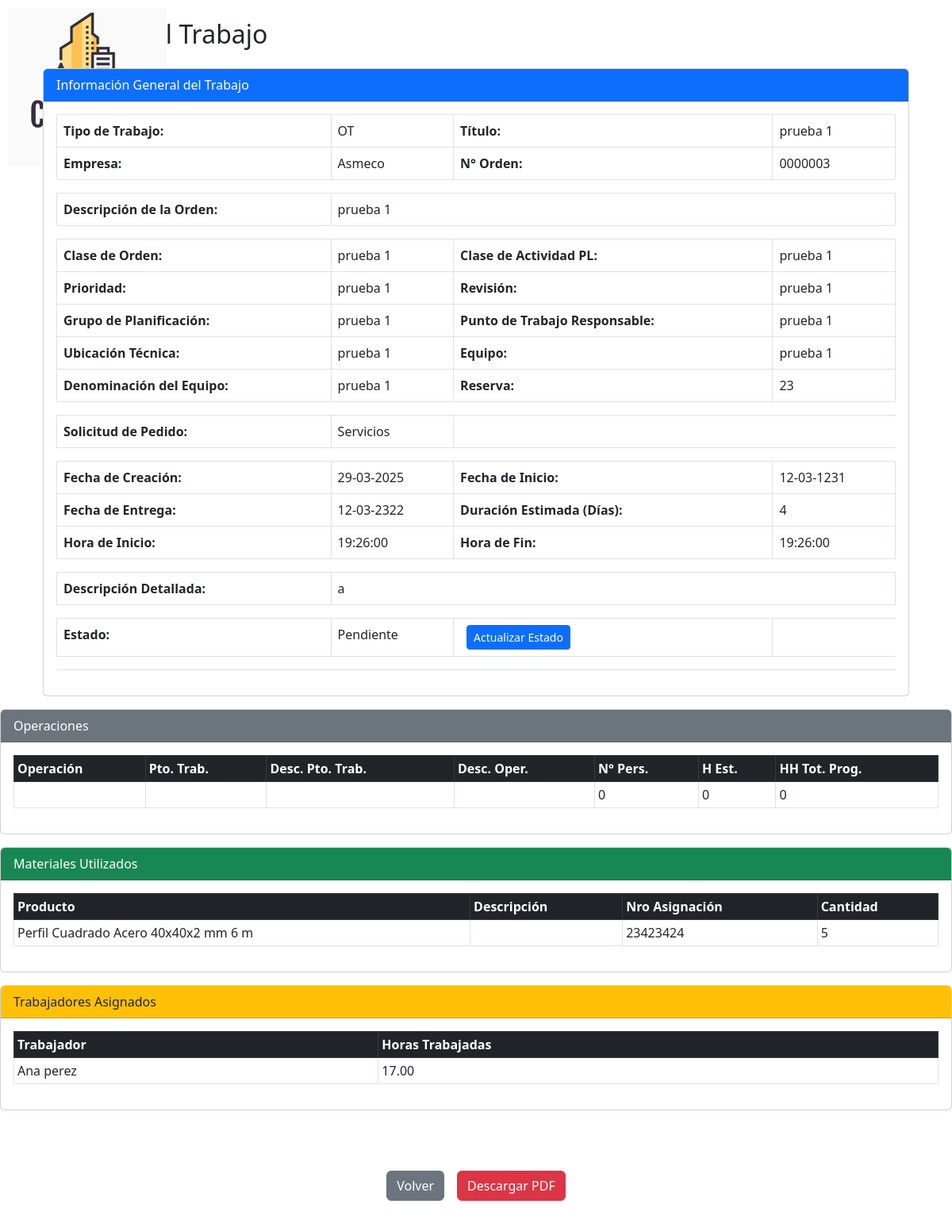
Page /ver_trabajo.php?id=76 (signed in) on the committed database.
### tables this page shows
CREATE TABLE `trabajo` (
  `idtrabajo` int(11) NOT NULL,
  `tipo` enum('OT','OM') NOT NULL COMMENT 'OT: Orden de Trabajo, OM: Orden de Mantenimiento',
  `titulo` varchar(255) NOT NULL DEFAULT 'Orden de Trabajo',
  `nro_orden` varchar(100) NOT NULL COMMENT 'Número de la orden de trabajo',
  `fecha_creacion` date NOT NULL DEFAULT current_timestamp(),
  `cliente_id` int(11) NOT NULL COMMENT 'ID del cliente asignado',
  `fecha_entrega` date DEFAULT NULL COMMENT 'Fecha de entrega del trabajo',
  `estado` enum('Pendiente','En Proceso','Completado','Cancelado') DEFAULT 'Pendiente',
  `archivo_orden_compra` varchar(255) DEFAULT NULL COMMENT 'Archivo de orden de compra asociado',
  `archivo_adicional` varchar(255) DEFAULT NULL COMMENT 'Otros archivos adjuntos',
  `numero_cotizacion` varchar(100) NOT NULL COMMENT 'Número de la cotización asociada',
  `fecha_cotizacion` date NOT NULL COMMENT 'Fecha en que se generó la cotización',
  `duracion_dias` int(11) NOT NULL COMMENT 'Duración estimada en días',
  `fecha_inicio` date NOT NULL COMMENT 'Fecha de inicio del trabajo',
  `total_estimado` decimal(15,2) NOT NULL DEFAULT 0.00 COMMENT 'Costo total estimado',
  `descripcion_orden` text DEFAULT NULL COMMENT 'Descripción detallada de la orden',
  `descripcion_detallada` text NOT NULL,
  `nro_aviso` varchar(50) DEFAULT NULL COMMENT 'Número de aviso asociado',
  `ubicacion_tecnica` varchar(255) DEFAULT NULL COMMENT 'Ubicación técnica del equipo',
  `equipo` varchar(255) NOT NULL,
  `equipo_id` int(11) DEFAULT NULL COMMENT 'ID del equipo relacionado',
  `den_equipo` varchar(255) DEFAULT NULL COMMENT 'Denominación del equipo',
  `clase_orden` varchar(100) DEFAULT NULL COMMENT 'Ej: ZM05-MC-Orden Planes Mantto',
  `clase_actividad_pl` varchar(50) DEFAULT NULL COMMENT 'Ej: 128',
  `prioridad` varchar(50) DEFAULT NULL,
  `revision` varchar(50) NOT NULL,
  `reserva` varchar(50) DEFAULT NULL,
  `grp_planificacion` varchar(100) DEFAULT NULL COMMENT 'Grupo de planificación',
  `pto_trab_responsable` varchar(100) DEFAULT NULL COMMENT 'Punto de trabajo responsable',
  `fecha_ini_prog` date DEFAULT NULL COMMENT 'Fecha inicio programado',
  `hora_inicio` time DEFAULT NULL COMMENT 'Hora de inicio programada',
  `fecha_fin_prog` date DEFAULT NULL COMMENT 'Fecha fin programado',
  `hora_fin` time DEFAULT NULL COMMENT 'Hora de finalización programada',
  `sol_ped` enum('Servicios','Materiales') DEFAULT NULL COMMENT 'Solicitud de pedido',
  `fecha_real_ejecucion` date DEFAULT NULL COMMENT 'Fecha real de ejecución',
  `comentarios` text DEFAULT NULL COMMENT 'Comentarios sobre la orden'
);

CREATE TABLE `cliente` (
  `idcliente` int(11) NOT NULL,
  `nombre` varchar(255) NOT NULL,
  `rut` varchar(20) DEFAULT NULL,
  `contacto` varchar(20) DEFAULT NULL,
  `correo` varchar(100) DEFAULT NULL,
  `direccion` text DEFAULT NULL,
  `empresa` varchar(255) DEFAULT NULL
);

CREATE TABLE `operaciones` (
  `idoperacion` int(11) NOT NULL,
  `trabajo_id` int(11) NOT NULL,
  `operacion` varchar(50) NOT NULL,
  `pto_trab` varchar(100) NOT NULL,
  `desc_pto_trab` varchar(255) NOT NULL,
  `desc_oper` varchar(255) NOT NULL,
  `n_pers` int(11) NOT NULL,
  `h_est` int(11) NOT NULL,
  `hh_tot_prog` int(11) NOT NULL
);

CREATE TABLE `trabajo_producto` (
  `idtrabajo_producto` int(11) NOT NULL,
  `trabajo_id` int(11) NOT NULL,
  `producto_id` int(11) NOT NULL,
  `cantidad` int(11) NOT NULL COMMENT 'Cantidad de productos asignados al trabajo',
  `descripcion` varchar(255) DEFAULT NULL,
  `numero_parte` varchar(100) DEFAULT NULL
);

CREATE TABLE `producto` (
  `idproducto` int(11) NOT NULL,
  `nombre` varchar(255) NOT NULL,
  `precio` decimal(10,2) DEFAULT NULL,
  `estado` varchar(255) DEFAULT 'Disponible',
  `descripcion` text DEFAULT NULL,
  `cantidad` int(11) NOT NULL DEFAULT 0,
  `nro_asignacion` varchar(100) DEFAULT NULL COMMENT 'Número de asignación del producto',
  `trabajo_id` int(11) DEFAULT NULL COMMENT 'Trabajo al que está asignado',
  `categoria_id` int(11) NOT NULL,
  `en_uso` int(11) DEFAULT 0,
  `disponibles` int(11) GENERATED ALWAYS AS (`cantidad` - if(`en_uso`,1,0)) STORED COMMENT 'Cantidad disponible automáticamente calculada',
  `img` varchar(255) DEFAULT NULL COMMENT 'Ruta de la imagen del producto',
  `numero_parte` varchar(100) DEFAULT NULL COMMENT 'Número de parte del producto',
  `eliminado` tinyint(1) NOT NULL DEFAULT 0
);

CREATE TABLE `trabajo_trabajadores` (
  `id` int(11) NOT NULL,
  `id_trabajo` int(11) NOT NULL,
  `id_trabajador` int(11) NOT NULL,
  `horas_trabajadas` decimal(5,2) NOT NULL
);

CREATE TABLE `empleado` (
  `idempleado` int(11) NOT NULL,
  `nombre` varchar(255) NOT NULL,
  `rut` varchar(20) DEFAULT NULL,
  `cargo` varchar(100) NOT NULL,
  `telefono` varchar(20) DEFAULT NULL,
  `correo` varchar(100) DEFAULT NULL,
  `fecha_ingreso` date DEFAULT NULL COMMENT 'Fecha en la que el empleado ingresó a la empresa',
  `estado` enum('Activo','Inactivo','Suspendido') DEFAULT 'Activo',
  `fecha_creacion` timestamp NOT NULL DEFAULT current_timestamp() COMMENT 'Fecha en la que se registró el empleado en el sistema'
);

### ver_trabajo.php (the view, shortened to what this page needs)
<?php
include 'db.php';
$trabajo_id = intval($_GET['id']);
$sql_trabajo = "SELECT t.*, c.empresa
                FROM trabajo t
                LEFT JOIN cliente c ON t.cliente_id = c.idcliente
                WHERE t.idtrabajo = ?";
$stmt_trabajo = $conn->prepare($sql_trabajo);
$stmt_trabajo->bind_param("i", $trabajo_id);
$stmt_trabajo->execute();
$result = $stmt_trabajo->get_result();
$trabajo = $result->fetch_assoc();
$sql_operaciones = "SELECT * FROM operaciones WHERE trabajo_id = ?";
$stmt_operaciones = $conn->prepare($sql_operaciones);
$stmt_operaciones->bind_param("i", $trabajo_id);
$stmt_operaciones->execute();
$operaciones = $stmt_operaciones->get_result();
$sql_materiales = "
    SELECT tp.cantidad,
           p.nombre,
           p.descripcion,
           p.nro_asignacion
    FROM trabajo_producto tp
    JOIN producto p ON tp.producto_id = p.idproducto
    WHERE tp.trabajo_id = ?";
$stmt_materiales = $conn->prepare($sql_materiales);
$stmt_materiales->bind_param("i", $trabajo_id);
$stmt_materiales->execute();
$materiales = $stmt_materiales->get_result();
$sql_trabajadores = "SELECT tt.*, e.nombre AS trabajador
                     FROM trabajo_trabajadores tt
                     LEFT JOIN empleado e ON tt.id_trabajador = e.idempleado
                     WHERE tt.id_trabajo = ?";
$stmt_trabajadores = $conn->prepare($sql_trabajadores);
$stmt_trabajadores->bind_param("i", $trabajo_id);
$stmt_trabajadores->execute();
$trabajadores = $stmt_trabajadores->get_result();
?>
<!DOCTYPE html>
<html lang="es">
<head>
    <link rel="stylesheet" href="https://cdn.jsdelivr.net/npm/bootstrap@5.3.0/dist/css/bootstrap.min.css">
</head>
<body>
<div class="logo-container">
</div>
<div class="container mt-4">
    <h2 class="mb-4">Detalles del Trabajo</h2>
    <div class="container mt-4">
        <div class="card">
            <div class="card-header bg-primary text-white">
                Información General del Trabajo
            </div>
            <div class="card-body">
                <table class="table table-bordered">
                    <tbody>
                        <tr>
                            <td><strong>Tipo de Trabajo:</strong></td>
                            <td><?php echo htmlspecialchars($trabajo['tipo']); ?></td>
                            <td><strong>Título:</strong></td>
                            <td><?php echo htmlspecialchars($trabajo['titulo']); ?></td>
                        </tr>
                        <tr>
                            <td><strong>Empresa:</strong></td>
                            <td><?php echo htmlspecialchars($trabajo['empresa'] ?? 'Sin Empresa'); ?></td>
                            <td><strong>N° Orden:</strong></td>
                            <td><?php echo htmlspecialchars($trabajo['nro_orden']); ?></td>
                        </tr>
<tr>
    <td colspan="4" style="height: 10px; border: none;"></td>
</tr>
                        <tr>
                            <td><strong>Descripción de la Orden:</strong></td>
                            <td colspan="3"><?php echo htmlspecialchars($trabajo['descripcion_orden']); ?></td>
                        </tr>
<tr>
    <td colspan="4" style="height: 10px; border: none;"></td>
</tr>
                        <tr>
                            <td><strong>Clase de Orden:</strong></td>
                            <td><?php echo htmlspecialchars($trabajo['clase_orden']); ?></td>
                            <td><strong>Clase de Actividad PL:</strong></td>
                            <td><?php echo htmlspecialchars($trabajo['clase_actividad_pl']); ?></td>
                        </tr>
                        <tr>
                            <td><strong>Prioridad:</strong></td>
                            <td><?php echo htmlspecialchars($trabajo['prioridad']); ?></td>
                            <td><strong>Revisión:</strong></td>
                            <td><?php echo htmlspecialchars($trabajo['revision']); ?></td>
                        </tr>
                        <tr>
                            <td><strong>Grupo de Planificación:</strong></td>
                            <td><?php echo htmlspecialchars($trabajo['grp_planificacion']); ?></td>
                            <td><strong>Punto de Trabajo Responsable:</strong></td>
                            <td><?php echo htmlspecialchars($trabajo['pto_trab_responsable']); ?></td>
                        </tr>
                        <tr>
                            <td><strong>Ubicación Técnica:</strong></td>
                            <td><?php echo htmlspecialchars($trabajo['ubicacion_tecnica']); ?></td>
                            <td><strong>Equipo:</strong></td>
                            <td><?php echo htmlspecialchars($trabajo['equipo']); ?></td>
                        </tr>
                        <tr>
                            <td><strong>Denominación del Equipo:</strong></td>
                            <td><?php echo htmlspecialchars($trabajo['den_equipo']); ?></td>
                            <td><strong>Reserva:</strong></td>
                            <td><?php echo htmlspecialchars($trabajo['reserva']); ?></td>
                        </tr>
<tr>
    <td colspan="4" style="height: 10px; border: none;"></td>
</tr>
                        <tr>
                            <td><strong>Solicitud de Pedido:</strong></td>
                            <td><?php echo htmlspecialchars($trabajo['sol_ped']); ?></td>
                        </tr>
<tr>
    <td colspan="4" style="height: 10px; border: none;"></td>
</tr>
                        <tr>
                            <td><strong>Fecha de Creación:</strong></td>
                            <td><?php echo date("d-m-Y", strtotime($trabajo['fecha_creacion'])); ?></td>
                            <td><strong>Fecha de Inicio:</strong></td>
                            <td><?php echo date("d-m-Y", strtotime($trabajo['fecha_inicio'])); ?></td>
                        </tr>
                        <tr>
                            <td><strong>Fecha de Entrega:</strong></td>
                            <td><?php echo !empty($trabajo['fecha_entrega']) ? date("d-m-Y", strtotime($trabajo['fecha_entrega'])) : 'No definida'; ?></td>
                            <td><strong>Duración Estimada (Días):</strong></td>
                            <td><?php echo htmlspecialchars($trabajo['duracion_dias']); ?></td>
                        </tr>
                        <tr>
                            <td><strong>Hora de Inicio:</strong></td>
                            <td><?php echo htmlspecialchars($trabajo['hora_inicio']); ?></td>
                            <td><strong>Hora de Fin:</strong></td>
                            <td><?php echo htmlspecialchars($trabajo['hora_fin']); ?></td>
                        </tr>
<tr>
    <td colspan="4" style="height: 10px; border: none;"></td>
</tr>
                        <tr>
                            <td><strong>Descripción Detallada:</strong></td>
                            <td colspan="3"><?php echo nl2br(htmlspecialchars($trabajo['descripcion_detallada'])); ?></td>
                        </tr>
<tr>
    <td colspan="4" style="height: 10px; border: none;"></td>
</tr>
<tr>
    <td><strong>Estado:</strong></td>
    <td>
        <?php echo htmlspecialchars($trabajo['estado']); ?>
    </td>
    <td>
    <button class="btn btn-sm btn-primary ms-2" data-bs-toggle="modal" data-bs-target="#modalActualizarEstado">
            Actualizar Estado
        </button>
    </td>
</tr>
<tr>
    <td colspan="4" style="height: 10px; border: none;"></td>
</tr>
                    </tbody>
                </table>
            </div>
        </div>
    </div>
</div>
<div class="card mt-3" style="max-width: 1300px; margin: auto;">
    <div class="card-header bg-secondary text-white">
        Operaciones
    </div>
    <div class="card-body">
        <div class="table-responsive">
            <table class="table table-bordered table-sm">
                <thead class="table-dark">
                    <tr>
                        <th>Operación</th>
                        <th>Pto. Trab.</th>
                        <th>Desc. Pto. Trab.</th>
                        <th>Desc. Oper.</th>
                        <th>N° Pers.</th>
                        <th>H Est.</th>
                        <th>HH Tot. Prog.</th>
                    </tr>
                </thead>
                <tbody>
                    <?php while ($op = $operaciones->fetch_assoc()): ?>
                        <tr>
                            <td><?php echo $op['operacion']; ?></td>
                            <td><?php echo $op['pto_trab']; ?></td>
                            <td><?php echo $op['desc_pto_trab']; ?></td>
                            <td><?php echo $op['desc_oper']; ?></td>
                            <td><?php echo $op['n_pers']; ?></td>
                            <td><?php echo $op['h_est']; ?></td>
                            <td><?php echo $op['hh_tot_prog']; ?></td>
                        </tr>
                    <?php endwhile; ?>
                </tbody>
            </table>
        </div>
    </div>
</div>
<div class="card mt-3" style="max-width: 1300px; margin: auto;">
    <div class="card-header bg-success text-white">
        Materiales Utilizados
    </div>
    <div class="card-body">
        <div class="table-responsive">
            <table class="table table-bordered table-sm">
                <thead class="table-dark">
                    <tr>
                        <th>Producto</th>
                        <th>Descripción</th>
                        <th>Nro Asignación</th>
                        <th>Cantidad</th>
                    </tr>
                </thead>
                <tbody>
                    <?php while ($mat = $materiales->fetch_assoc()): ?>
                        <tr>
                            <td><?php echo htmlspecialchars($mat['nombre']); ?></td>
                            <td><?php echo htmlspecialchars($mat['descripcion']); ?></td>
                            <td><?php echo htmlspecialchars($mat['nro_asignacion']); ?></td>
                            <td><?php echo htmlspecialchars($mat['cantidad']); ?></td>
                        </tr>
                    <?php endwhile; ?>
                </tbody>
            </table>
        </div>
    </div>
</div>
<div class="card mt-3" style="max-width: 1300px; margin: auto;">
    <div class="card-header bg-warning">
        Trabajadores Asignados
    </div>
    <div class="card-body">
        <div class="table-responsive">
            <table class="table table-bordered table-sm">
                <thead class="table-dark">
                    <tr>
                        <th>Trabajador</th>
                        <th>Horas Trabajadas</th>
                    </tr>
                </thead>
                <tbody>
                    <?php while ($trab = $trabajadores->fetch_assoc()): ?>
                        <tr>
                            <td><?php echo htmlspecialchars($trab['trabajador']); ?></td>
                            <td><?php echo htmlspecialchars($trab['horas_trabajadas']); ?></td>
                        </tr>
                    <?php endwhile; ?>
                </tbody>
            </table>
        </div>
    </div>
</div>
<div style="height: 60px;"></div>
<div class="d-flex justify-content-center gap-3">
    <a href="trabajos.php" class="btn btn-secondary mt-3">Volver</a>
    <a href="generar_pdf.php?id=<?php echo $trabajo_id; ?>" class="btn btn-danger mt-3">
        <i class="fas fa-file-pdf"></i> Descargar PDF
    </a>
</div>
<div style="height: 200px;"></div>
</body>
</html>

### ver_trabajo.php (style rules this page uses)
.logo-container { position: absolute; top: 10px; left: 10px; }

### rows in the picture
trabajo: tipo "OT", titulo "prueba 1", cliente.empresa "Asmeco", nro_orden "0000003", descripcion_orden "prueba 1", clase_orden "prueba 1", clase_actividad_pl "prueba 1", prioridad "prueba 1", revision "prueba 1", grp_planificacion "prueba 1", pto_trab_responsable "prueba 1", ubicacion_tecnica "prueba 1", equipo "prueba 1", den_equipo "prueba 1", reserva "23", sol_ped "Servicios", fecha_creacion "29-03-2025", fecha_inicio "12-03-1231", fecha_entrega "12-03-2322", duracion_dias "4", hora_inicio "19:26:00", hora_fin "19:26:00", descripcion_detallada "a", estado "Pendiente"
operaciones: n_pers "0", h_est "0", hh_tot_prog "0"
trabajo_producto: producto.nombre "Perfil Cuadrado Acero 40x40x2 mm 6 m", producto.nro_asignacion "23423424", cantidad "5"
trabajo_trabajadores: id_trabajador.nombre "Ana perez", horas_trabajadas "17.00"
